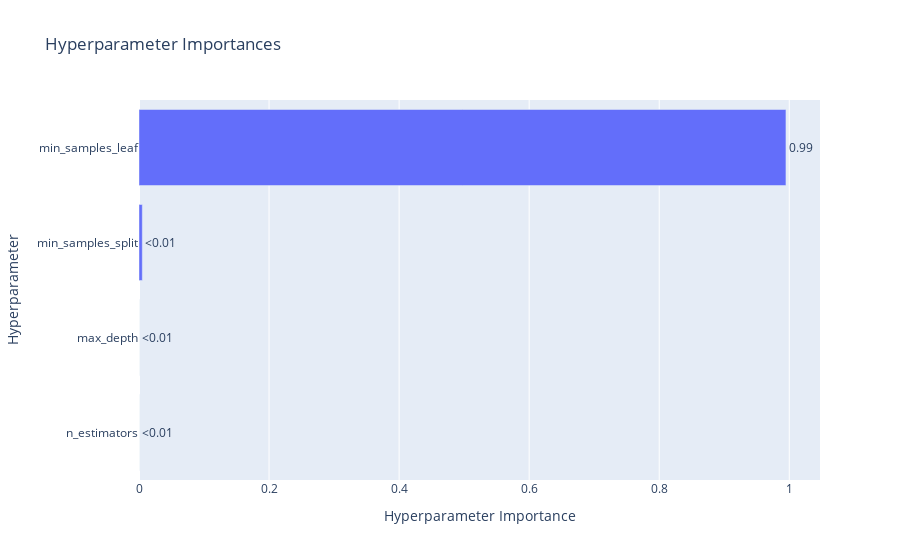

The notebook cell this image was saved under:
### Code cell
optuna.visualization.plot_param_importances(study)

### Figure 1 — Plotly figure (JSON) as saved in the notebook; plotly's stock layout.template omitted (floating-point values rounded to 4 significant figures)
{"data": [{"cliponaxis": false, "hovertemplate": ["n_estimators (IntDistribution): 3.58223012267065e-06<extra></extra>", "max_depth (IntDistribution): 4.938184734497818e-06<extra></extra>", "min_samples_split (IntDistribution): 0.005094906401646139<extra></extra>", "min_samples_leaf (IntDistribution): 0.9948965731834968<extra></extra>"], "name": "Objective Value", "orientation": "h", "text": ["<0.01", "<0.01", "<0.01", "0.99"], "textposition": "outside", "type": "bar", "x": [3.582e-06, 4.938e-06, 0.005095, 0.9949], "y": ["n_estimators", "max_depth", "min_samples_split", "min_samples_leaf"]}], "layout": {"title": {"text": "Hyperparameter Importances"}, "xaxis": {"title": {"text": "Hyperparameter Importance"}}, "yaxis": {"title": {"text": "Hyperparameter"}}}}
